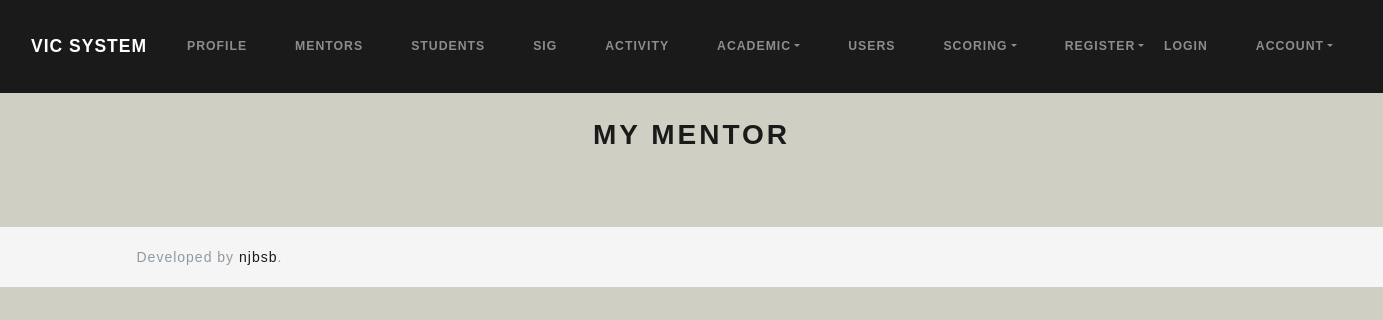
Page /index.php/mentor on the earlier database version.
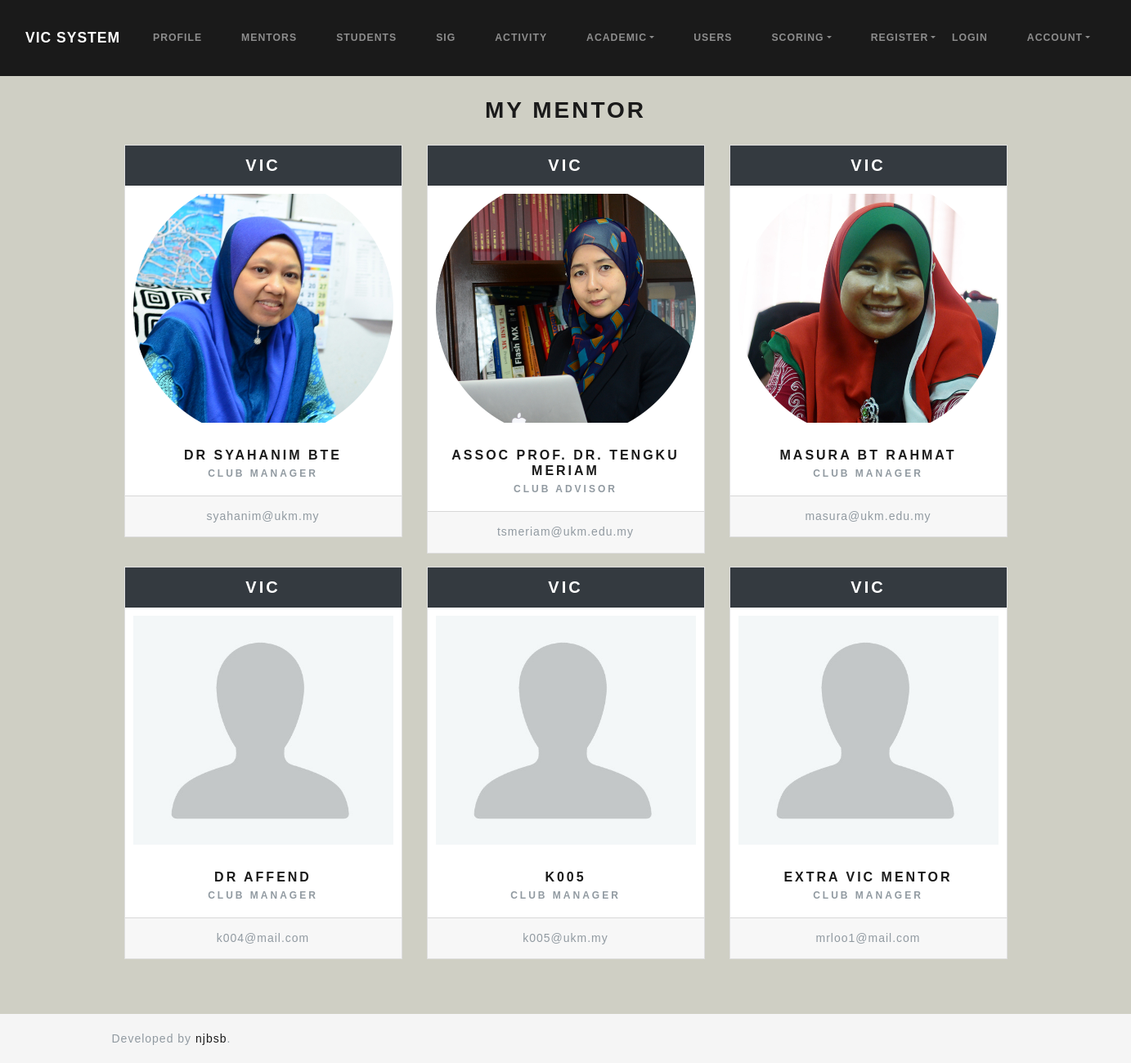
Same page on the later database version.
### tables this page shows
CREATE TABLE `user` (
  `id` varchar(8) NOT NULL,
  `name` varchar(255) NOT NULL,
  `email` varchar(255) NOT NULL,
  `password` varchar(255) NOT NULL,
  `usertype_id` int(11) NOT NULL,
  `sig_id` int(11) DEFAULT NULL,
  `profile_image` varchar(255) NOT NULL,
  `created_at` timestamp NOT NULL DEFAULT current_timestamp(),
  `userstatus_id` int(11) DEFAULT 1,
  `dob` date DEFAULT NULL
);

CREATE TABLE `sig` (
  `id` int(2) NOT NULL,
  `code` varchar(6) NOT NULL,
  `signame` varchar(100) NOT NULL,
  `logo_path` varchar(255) NOT NULL DEFAULT 'default_logo.png',
  `description` text NOT NULL
);

CREATE TABLE `role` (
  `id` int(11) NOT NULL,
  `rolename` varchar(50) NOT NULL,
  `keyword` varchar(255) DEFAULT NULL
);

### application/controllers/Mentor.php (called while the page is built, shortened)
<?php
class Mentor extends CI_Controller
{
    public function index()
    {
        $data['title'] = 'My Mentor';
        $data['mentors'] = $this->mentor_model->get_mentor();
        $this->load->view('templates/header');
        $this->load->view('mentor/index', $data);
        $this->load->view('templates/footer');
    }
}

### index.php (called while the page is built, shortened)
<?php
require_once BASEPATH.'core/CodeIgniter.php';

### application/models/Mentor_model.php (called while the page is built, shortened)
<?php
class Mentor_model extends CI_Model
{
    public function get_mentor($matric = FALSE)
    {
        if ($matric === FALSE) {
            $this->db->select('user.id, user.name, user.email, user.profile_image, mtr.position, sig.code as sigcode, sig.signame, role.rolename')
                ->from('user as user')
                ->where(array('usertype_id' => '2', 'userstatus_id' => '2'))
                ->join('mentor as mtr', 'mtr.matric = user.id', 'left')
                ->join('sig as sig', 'sig.id = user.sig_id', 'left')
                ->join('role as role', 'role.id = mtr.orgrole_id', 'left');
            $query = $this->db->get();
            return $query->result_array();
        }
        $this->db->select('user.id, user.name, user.email, user.sig_id, user.profile_image, mtr.position, mtr.roomnum, mtr.orgrole_id, sig.code as sigcode, sig.signame, role.rolename')
            ->from('user as user')
            ->where(array('user.id' => $matric))
            ->join('mentor as mtr', 'mtr.matric = user.id', 'left')
            ->join('sig as sig', 'sig.id = user.sig_id', 'left')
            ->join('role as role', 'role.id = mtr.orgrole_id', 'left');
        $query = $this->db->get();
        return $query->row_array();
    }
}

### application/views/mentor/index.php (the view)
<h2 class="text-center"><?= $title ?></h2>
<div class="container-fluid text-center">
    <div class="row">
        <?php foreach ($mentors as $mentor) : ?>
            <div class="col-md-4">
                <div class="card mb-3">
                    <h4 class="card-header text-white bg-dark">
                        <?php echo $mentor['sigcode']; ?>
                    </h4>
                    <?php if ($mentor['profile_image']) : ?>
                        <img style="max-height:300px; display: block; object-fit:cover;  padding:10px;" src="<?= base_url('assets/images/profile/' . $mentor['profile_image']) ?>">
                    <?php else : ?>
                        <img style="max-height:300px; display: block; object-fit:cover;  padding:10px;" src="<?= base_url('assets/images/profile/') . 'default.jpg' ?>">
                    <?php endif ?>
                    <div class="card-body">
                        <h5 class="card-title">
                            <a href="<?= site_url('/mentor/' . $mentor['id']) ?>">
                                <?= $mentor['name'] ?>
                            </a>
                        </h5>
                        <h6 class="card-subtitle text-muted"><?= $mentor['rolename']; ?></h6>
                    </div>
                    <div class="card-footer text-muted">
                        <?= $mentor['email'] ?>
                    </div>
                </div>
            </div>
        <?php endforeach ?>
    </div>
</div>

Differences in the rows shown:
added user: sig.code "VIC", profile_image (picture), name "DR SYAHANIM BTE", role.rolename "CLUB MANAGER", email "syahanim@ukm.my"
added user: sig.code "VIC", profile_image (picture), name "ASSOC PROF. DR. TENGKU MERIAM", role.rolename "CLUB ADVISOR", email "tsmeriam@ukm.edu.my"
added user: sig.code "VIC", profile_image (picture), name "MASURA BT RAHMAT", role.rolename "CLUB MANAGER", email "masura@ukm.edu.my"
added user: sig.code "VIC", name "DR AFFEND", role.rolename "CLUB MANAGER", email "k004@mail.com"
added user: sig.code "VIC", name "K005", role.rolename "CLUB MANAGER", email "k005@ukm.my"
added user: sig.code "VIC", name "EXTRA VIC MENTOR", role.rolename "CLUB MANAGER", email "mrloo1@mail.com"
